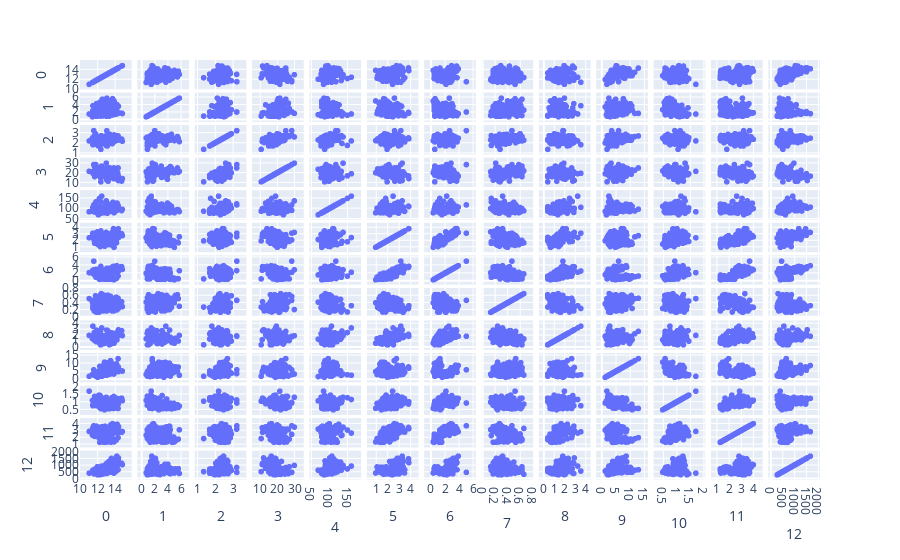

Write notebook code for a chart like this one.
### Code cell
import matplotlib.pyplot as plt
df = pd.DataFrame(pd.concat([pd.DataFrame(X,columns=[0,1,2,3,4,5,6,7,8,9,10,11,12]),pd.DataFrame(Y,columns=[13])],axis=1))

fig = px.scatter_matrix(df,
    dimensions=[0,1,2,3,4,5,6,7,8,9,10,11,12])
fig.show()

### Figure 1 — Plotly figure (JSON) as saved in the notebook; plotly's stock layout.template omitted (floating-point values rounded to 4 significant figures; data arrays with more than 128 entries replaced by an {"elided": "..."} marker saying what was removed)
{"data": [{"dimensions": [{"axis": {"matches": true}, "label": "0", "values": {"elided": "178 float values"}}, {"axis": {"matches": true}, "label": "1", "values": {"elided": "178 float values"}}, {"axis": {"matches": true}, "label": "2", "values": {"elided": "178 float values"}}, {"axis": {"matches": true}, "label": "3", "values": {"elided": "178 float values"}}, {"axis": {"matches": true}, "label": "4", "values": {"elided": "178 int values"}}, {"axis": {"matches": true}, "label": "5", "values": {"elided": "178 float values"}}, {"axis": {"matches": true}, "label": "6", "values": {"elided": "178 float values"}}, {"axis": {"matches": true}, "label": "7", "values": {"elided": "178 float values"}}, {"axis": {"matches": true}, "label": "8", "values": {"elided": "178 float values"}}, {"axis": {"matches": true}, "label": "9", "values": {"elided": "178 float values"}}, {"axis": {"matches": true}, "label": "10", "values": {"elided": "178 float values"}}, {"axis": {"matches": true}, "label": "11", "values": {"elided": "178 float values"}}, {"axis": {"matches": true}, "label": "12", "values": {"elided": "178 int values"}}], "hovertemplate": "%{xaxis.title.text}=%{x}<br>%{yaxis.title.text}=%{y}<extra></extra>", "legendgroup": "", "marker": {"color": "#636efa", "symbol": "circle"}, "name": "", "showlegend": false, "type": "splom"}], "layout": {"dragmode": "select", "legend": {"tracegroupgap": 0}, "margin": {"t": 60}}}
